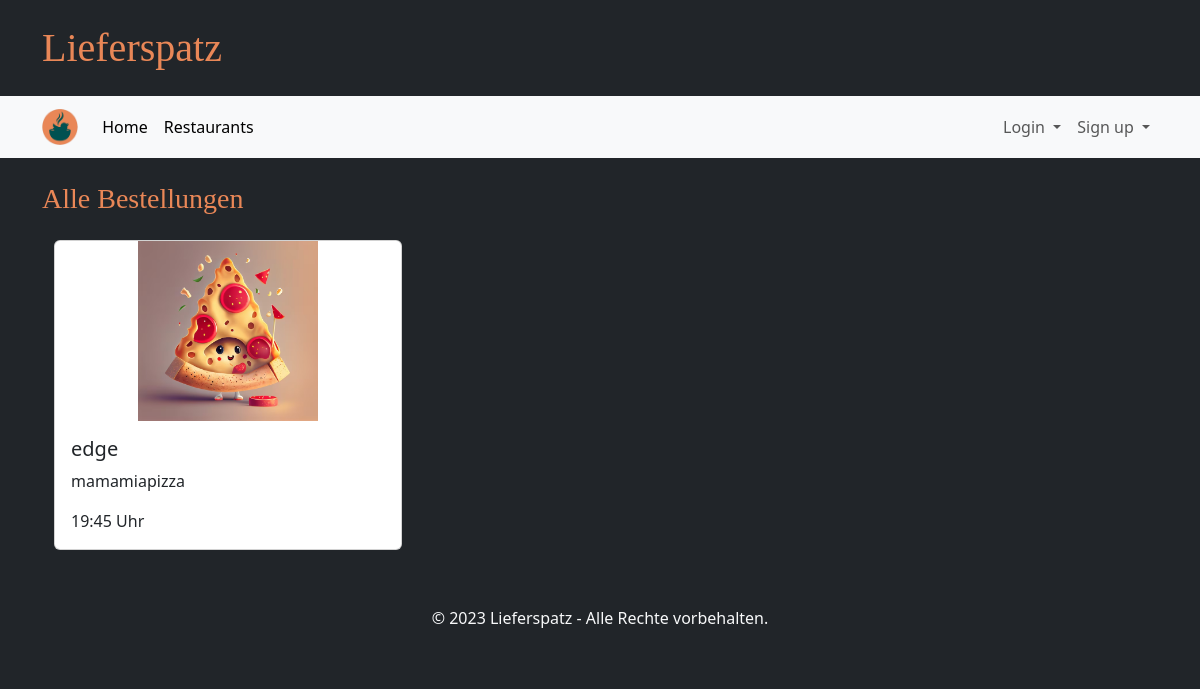
The page /orders on the database its author committed.
### tables this page shows
CREATE TABLE Bestellung(
            KUsername TEXT NOT NULL,
            GUsername TEXT NOT NULL,
            Eingangszeit TEXT NOT NULL,
            Anmerkung TEXT,
            Bestellstatus TEXT NOT NULL CHECK( Bestellstatus IN ('in Bearbeitung','in Zubereitung','storniert','abgeschlossen') )
        );

### main.py (the view)
@app.route("/orders")
def order_page():
    orders = database.get_orders()
    return render_template("orders.html", orders=orders)

### database.py (called while the page is built)
def getData(sql, params = ()):
    dbcon = sqlite3.connect("instance/db.db")
    cursor = dbcon.cursor()
    cursor.execute(sql, params)
    return cursor

def get_orders():
    orders = []
    request_pointer = getData("""SELECT *
                              FROM Bestellung""")
    for entry in request_pointer.fetchall():
        order = {
            "KUsername": entry[0],
            "GUsername": entry[1],
            "ordertime": entry[2],
            "comment": entry[3],
            "orderstatus": entry[4]
        }
        orders.append(order)
    return orders

### templates/orders.html (shortened to what this page needs)
{% extends "base.html" %}
{% block heading %}Alle Bestellungen{% endblock %}
{% block content %}
<div class="row g-4 mb-4">
  {% for order in orders %}
  <div class="col-4">
      <div class="card">
      <img src="{{ url_for('static', filename='test1.jpeg') }}" class="card-img-top shop-image" alt="...">
      <div class="card-body">
          <h5 class="card-title">{{ order['KUsername'] }}</h5>
          <p class="card-text">{{ order['GUsername'] }}</p>
          <p class="card-text">{{ order['ordertime'] }}</p>
      </div>
      </div>
  </div>
  {% endfor %}
</div>
{% endblock %}

### static/style.css (style rules this page uses)
.shop-image { height: 180px; object-fit: contain; }

### rows shown on the page
Bestellung: KUsername "edge", GUsername "mamamiapizza", ordertime "19:45 Uhr"
